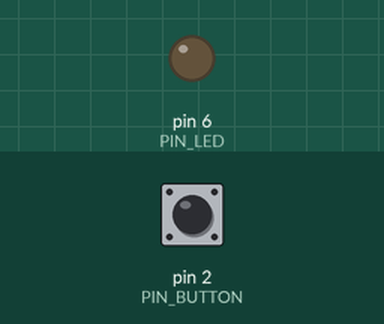
This sketch was run on a simulated Arduino Uno, built with avr-gcc and run on an emulated ATmega328P. Parts: output pins drawn as LEDs (lit = HIGH). Inputs (shaded band) come from the test bench; at power-on: pin 2 (PIN_BUTTON) HIGH.

Above: at 1.2 s.
1.3 s: pin 2 (PIN_BUTTON) pulled LOW for 0.15 s
At 1.37 s:
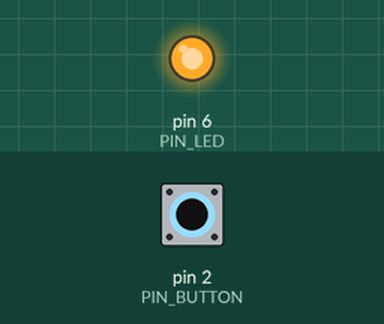
2.9 s: pin 2 (PIN_BUTTON) pulled LOW for 3.2 s
At 6.7 s:
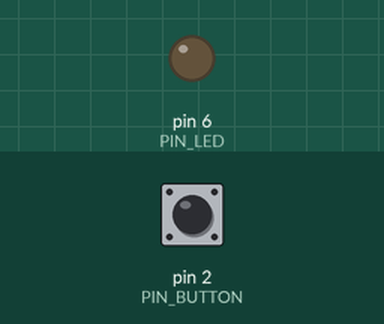
Timing chart, 0 to 8.2 s (numbered marks = the images above; inputs shaded):
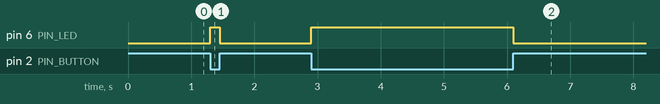

The sketch:

ArduinoLEDButton.ino
```cpp
const int PIN_LED = 6;
const int PIN_BUTTON = 2;

void setup() {
  pinMode(PIN_LED, OUTPUT);
  pinMode(PIN_BUTTON, INPUT_PULLUP);
}

void loop() {
  bool pressed = digitalRead(PIN_BUTTON) == LOW;
  digitalWrite(PIN_LED, pressed ? HIGH : LOW);
}
```

Measured:
- after the input at 1.3 s, pin 6 (PIN_LED): LOW → HIGH at once, → LOW 0.15 s later
- after the input at 2.9 s, pin 6 (PIN_LED): LOW → HIGH at once, → LOW 3.2 s later
